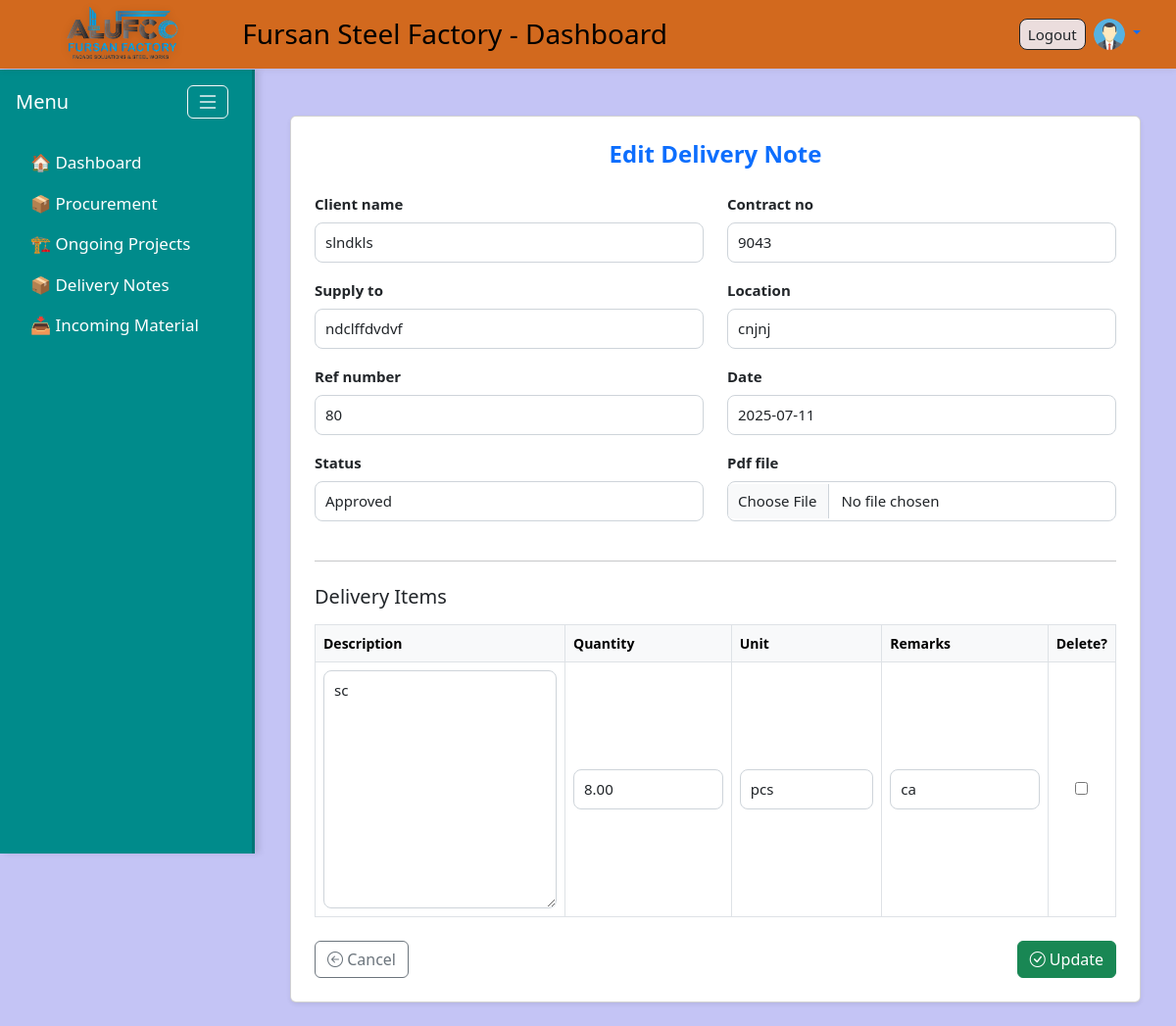
Page /delivery/24/edit/ (signed in) on the earlier database version.
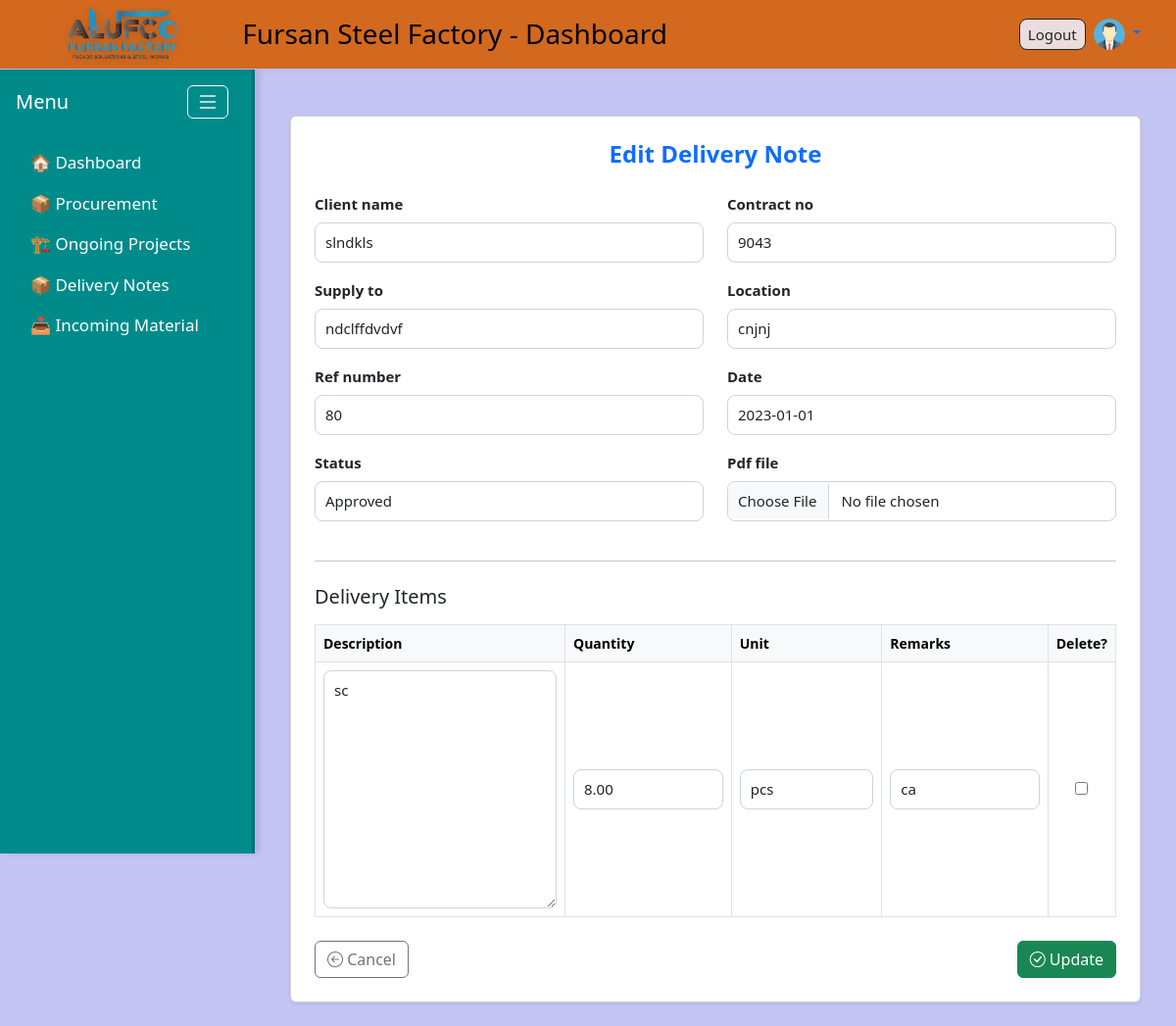
Same page on the later database version.
### delivery_notes/models.py (models this page shows, shortened)
class DeliveryNote(models.Model):
    ref_number = models.CharField(max_length=100, blank=True, null=True)
    date = models.DateField()
    status = models.CharField(
        max_length=20,
        choices=[('Pending', 'Pending'), ('Approved', 'Approved')],
        default='Pending'
    )
    branch = models.CharField(max_length=100, default="Steel Department")
    client_name = models.CharField(max_length=255, blank=True)
    contract_no = models.CharField(max_length=255, blank=True)
    supply_to = models.CharField(max_length=255, blank=True)
    location = models.CharField(max_length=255, blank=True)
    pdf_file = models.FileField(upload_to='pdfs/', blank=True, null=True)

### delivery_notes/views.py (the view)
# urls.py: path('<int:pk>/edit/', views.edit_delivery_note, name='edit_delivery_note'),
@login_required
def edit_delivery_note(request, pk):
    note = get_object_or_404(DeliveryNote, pk=pk)
    DeliveryItemFormSet = inlineformset_factory(
        DeliveryNote,
        DeliveryItem,
        form=DeliveryItemForm,
        fields=('description', 'quantity', 'unit', 'remarks'),
        extra=0,
        can_delete=True
    )
    if request.method == 'POST':
        form = DeliveryNoteForm(request.POST, request.FILES, instance=note)
        formset = DeliveryItemFormSet(request.POST, instance=note, prefix='form')
        if form.is_valid() and formset.is_valid():
            form.save()
            formset.save()
            messages.success(request, f"Delivery Note #{note.ref_number} updated successfully")
            return redirect('view_delivery_note', pk=note.pk)
    else:
        form = DeliveryNoteForm(instance=note)
        formset = DeliveryItemFormSet(instance=note, prefix='form')
    return render(request, 'delivery_notes/edit.html', {
        'form': form,
        'formset': formset,
        'note': note
    })

### delivery_notes/forms.py
class DeliveryNoteForm(forms.ModelForm):
    class Meta:
        model = DeliveryNote
        fields = [
            'client_name', 'contract_no', 'supply_to', 'location',
            'ref_number', 'date', 'status', 'pdf_file'
        ]

### templates/delivery_notes/edit.html (shortened to what this page needs)
{% extends 'base.html' %}
{% load widget_tweaks %}
{% block content %}
<div class="container mt-4">
    <div class="card shadow-sm p-4">
        <h4 class="mb-4 text-center text-primary fw-bold">Edit Delivery Note</h4>
        <form method="post" enctype="multipart/form-data">
            <div class="row">
                {% for field in form %}
                    <div class="col-md-6 mb-3">
                        <label class="form-label fw-semibold">{{ field.label }}</label>
                        {{ field|add_class:"form-control" }}
                    </div>
                {% endfor %}
            </div>
            <hr class="my-4" />
            <h5 class="text-dark mb-3">Delivery Items</h5>
            <table class="table table-bordered">
                <thead class="table-light">
                    <tr>
                        <th>Description</th>
                        <th>Quantity</th>
                        <th>Unit</th>
                        <th>Remarks</th>
                        <th>Delete?</th>
                    </tr>
                </thead>
                <tbody>
                    {% for form in formset %}
                    <tr>
                        <td>{{ form.description|add_class:"form-control" }}</td>
                        <td>{{ form.quantity|add_class:"form-control" }}</td>
                        <td>{{ form.unit|add_class:"form-control" }}</td>
                        <td>{{ form.remarks|add_class:"form-control" }}</td>
                        <td class="text-center">{{ form.DELETE }}</td>
                    </tr>
                    {% endfor %}
                </tbody>
            </table>
            <div class="d-flex justify-content-between mt-4">
                <a href="{% url 'delivery_notes_list' %}" class="btn btn-outline-secondary">
                    <i class="bi bi-arrow-left-circle"></i> Cancel
                </a>
                <button type="submit" class="btn btn-success">
                    <i class="bi bi-check-circle"></i> Update
                </button>
            </div>
        </form>
    </div>
</div>
{% endblock %}

Differences in the rows shown:
changed DeliveryNote "slndkls": date "2025-07-11" → "2023-01-01"
